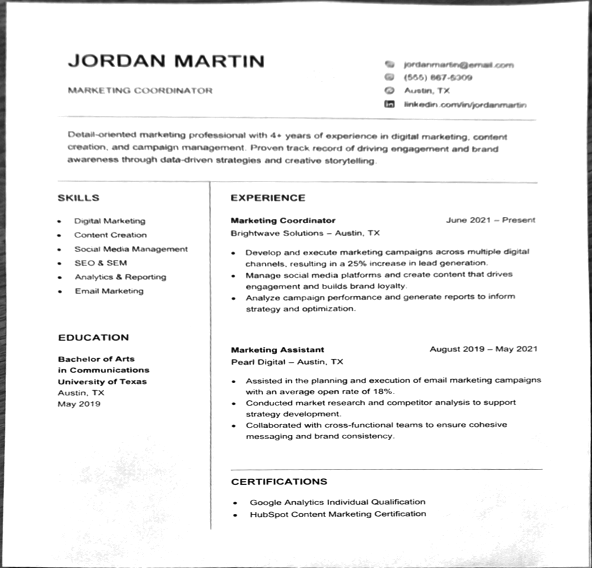
#> input picture bolum1_dokuman_tarama/test_images/cv_jordan_v5.png, 1184 x 1135 px (shown at 1/2 size)
$ python dokuman_tarama.py -i test_images/cv_jordan_v5.png
#> lines starting #> are read from the running program, lines starting #| are printed output that depends on the picture; after the words box and inside, x2 and y2 are one past the last pixel; in counts of white or black regions, pixels touching at a corner belong together
### bolum1_dokuman_tarama/utils.py
"""
Bölüm 1 - Yardımcı Fonksiyonlar
Doküman tarama işlemleri için ortak yardımcı fonksiyonlar.
"""

import cv2
import numpy as np
import os


def resize_image(image, width=500):
    """
    Görüntüyü belirtilen genişliğe oranını koruyarak yeniden boyutlandırır.

    Args:
        image: Giriş görüntüsü (numpy array)
        width: Hedef genişlik (piksel)

    Returns:
        Yeniden boyutlandırılmış görüntü ve oran (ratio)
    """
    h, w = image.shape[:2]
    ratio = width / float(w)
    new_height = int(h * ratio)
    resized = cv2.resize(image, (width, new_height), interpolation=cv2.INTER_AREA)
    return resized, ratio


# [36 lines left out: functions show_image, show_images_side_by_side, not called in this run]


def save_image(image, path):
    """
    Görüntüyü dosyaya kaydeder.

    Args:
        image: Kaydedilecek görüntü
        path: Dosya yolu
    """
    directory = os.path.dirname(path)
    if directory and not os.path.exists(directory):
        os.makedirs(directory)
    cv2.imwrite(path, image)
    print(f"[✓] Görüntü kaydedildi: {path}")


def order_points(pts):
    """
    4 köşe noktasını sıralar: sol-üst, sağ-üst, sağ-alt, sol-alt.

    Bu fonksiyon perspektif dönüşümü için kritiktir.
    Noktalar tutarlı sırada olmazsa warp sonucu bozuk olur.

    Args:
        pts: 4 köşe noktası (4x2 numpy array)

    Returns:
        Sıralanmış köşe noktaları (4x2 float32 array)
    """
    rect = np.zeros((4, 2), dtype="float32")

    # Sol-üst: x+y toplamı en küçük olan nokta
    # Sağ-alt: x+y toplamı en büyük olan nokta
    s = pts.sum(axis=1)
    rect[0] = pts[np.argmin(s)]  # Sol-üst
    rect[2] = pts[np.argmax(s)]  # Sağ-alt

    # Sağ-üst: x-y farkı en küçük olan nokta
    # Sol-alt: x-y farkı en büyük olan nokta
    diff = np.diff(pts, axis=1)
    rect[1] = pts[np.argmin(diff)]  # Sağ-üst
    rect[3] = pts[np.argmax(diff)]  # Sol-alt

    return rect


def four_point_transform(image, pts):
    """
    4 köşe noktası kullanarak perspektif dönüşümü uygular.
    Yamuk (trapezoid) şekli dikdörtgene dönüştürür.

    Args:
        image: Giriş görüntüsü
        pts: 4 köşe noktası

    Returns:
        Perspektif düzeltilmiş görüntü
    """
    rect = order_points(pts)
    (tl, tr, br, bl) = rect

    # Yeni görüntünün genişliğini hesapla
    # Alt kenar genişliği
    widthA = np.sqrt(((br[0] - bl[0]) ** 2) + ((br[1] - bl[1]) ** 2))
    # Üst kenar genişliği
    widthB = np.sqrt(((tr[0] - tl[0]) ** 2) + ((tr[1] - tl[1]) ** 2))
    maxWidth = max(int(widthA), int(widthB))

    # Yeni görüntünün yüksekliğini hesapla
    # Sağ kenar yüksekliği
    heightA = np.sqrt(((tr[0] - br[0]) ** 2) + ((tr[1] - br[1]) ** 2))
    # Sol kenar yüksekliği
    heightB = np.sqrt(((tl[0] - bl[0]) ** 2) + ((tl[1] - bl[1]) ** 2))
    maxHeight = max(int(heightA), int(heightB))

    # Hedef noktalar (düz dikdörtgen)
    dst = np.array([
        [0, 0],
        [maxWidth - 1, 0],
        [maxWidth - 1, maxHeight - 1],
        [0, maxHeight - 1]
    ], dtype="float32")

    # Perspektif dönüşüm matrisi
    M = cv2.getPerspectiveTransform(rect, dst)
    warped = cv2.warpPerspective(image, M, (maxWidth, maxHeight))

    return warped

### bolum1_dokuman_tarama/dokuman_tarama.py
"""
BÖLÜM 1: Doküman Tarama ve Düzeltme
=====================================
Kamera ile çekilmiş bir evrakın:
1. Arka planının maskelenmesi (evrak dışı bölge ayrılır)
2. Kontrastının iyileştirilmesi (zemin beyazlaştırma)
3. Köşe noktalarının belirlenmesi ve trapezoid düzeltme

Kullanım:
    python dokuman_tarama.py --input gorsel.jpg [--output sonuc.jpg] [--debug]
"""

import cv2
import numpy as np
import argparse
import os
import sys

# Modül yolunu ayarla
sys.path.insert(0, os.path.dirname(os.path.abspath(__file__)))
from utils import (
    resize_image, show_image, show_images_side_by_side,
    save_image, order_points, four_point_transform
)


def find_document_contour(image, debug=False):
    """
    Görüntüdeki en büyük dikdörtgensel konturu (evrak) bulur.

    İşlem adımları:
    1. Grayscale dönüşüm
    2. GaussianBlur ile gürültü azaltma
    3. Canny edge detection
    4. Kontur bulma ve filtreleme
    5. En büyük 4 köşeli kontur seçimi

    Args:
        image: Giriş görüntüsü (BGR)
        debug: True ise ara adımları gösterir

    Returns:
        4 köşe noktası (4x2 numpy array) veya None
    """
    # Grayscale dönüşüm
    gray = cv2.cvtColor(image, cv2.COLOR_BGR2GRAY)

    # Gürültü azaltma
    blurred = cv2.GaussianBlur(gray, (5, 5), 0)

    # Kenar tespiti - birden fazla parametre deneriz
    # Otsu ile otomatik eşik belirleme
    v = np.median(blurred)
    lower = int(max(0, (1.0 - 0.33) * v))
    upper = int(min(255, (1.0 + 0.33) * v))
    edged = cv2.Canny(blurred, lower, upper)

    # Kenarları güçlendirmek için dilate
    kernel = cv2.getStructuringElement(cv2.MORPH_RECT, (3, 3))
    edged = cv2.dilate(edged, kernel, iterations=1)

    if debug:
        show_image("1. Kenar Tespiti (Canny)", edged)

    # Konturları bul
    contours, _ = cv2.findContours(
        edged.copy(), cv2.RETR_EXTERNAL, cv2.CHAIN_APPROX_SIMPLE
    )

    # Konturları alana göre büyükten küçüğe sırala
    contours = sorted(contours, key=cv2.contourArea, reverse=True)[:10]

    doc_contour = None

    for contour in contours:
        # Konturu yaklaşık poligona dönüştür
        peri = cv2.arcLength(contour, True)
        approx = cv2.approxPolyDP(contour, 0.02 * peri, True)

        # 4 köşeli mi? (dikdörtgen/yamuk)
        if len(approx) == 4:
            # Minimum alan kontrolü (görüntünün en az %5'i olmalı)
            area = cv2.contourArea(approx)
            img_area = image.shape[0] * image.shape[1]
            if area > img_area * 0.05:
                doc_contour = approx
                break

    if doc_contour is None:
        print("[!] Uyarı: 4 köşeli evrak konturu bulunamadı.")
        print("    Alternatif yöntem deneniyor (adaptive threshold)...")

        # Alternatif: Adaptive threshold ile dene
        thresh = cv2.adaptiveThreshold(
            blurred, 255, cv2.ADAPTIVE_THRESH_GAUSSIAN_C,
            cv2.THRESH_BINARY_INV, 11, 2
        )

        # Morphological kapama
        kernel_close = cv2.getStructuringElement(cv2.MORPH_RECT, (7, 7))
        thresh = cv2.morphologyEx(thresh, cv2.MORPH_CLOSE, kernel_close, iterations=3)

        contours2, _ = cv2.findContours(
            thresh, cv2.RETR_EXTERNAL, cv2.CHAIN_APPROX_SIMPLE
        )
        contours2 = sorted(contours2, key=cv2.contourArea, reverse=True)[:5]

        for contour in contours2:
            peri = cv2.arcLength(contour, True)
            approx = cv2.approxPolyDP(contour, 0.02 * peri, True)
            if len(approx) == 4:
                area = cv2.contourArea(approx)
                img_area = image.shape[0] * image.shape[1]
                if area > img_area * 0.05:
                    doc_contour = approx
                    break

    if doc_contour is not None and debug:
        debug_img = image.copy()
        cv2.drawContours(debug_img, [doc_contour], -1, (0, 255, 0), 3)
        # Köşe noktalarını işaretle
        for point in doc_contour.reshape(4, 2):
            cv2.circle(debug_img, tuple(point.astype(int)), 10, (0, 0, 255), -1)
        show_image("2. Tespit Edilen Evrak Konturu", debug_img)

    return doc_contour


def apply_mask(image, contour):
    """
    Evrak konturunun dışındaki bölgeyi maskeler.
    Sadece evrak alanı kalır, dış alan siyah/beyaz yapılır.

    Args:
        image: Giriş görüntüsü
        contour: Evrak konturu (4 köşe)

    Returns:
        Maskelenmiş görüntü (evrak dışı beyaz)
    """
    # Boş maske oluştur
    mask = np.zeros(image.shape[:2], dtype=np.uint8)

    # Kontur içini beyaz yap
    cv2.drawContours(mask, [contour], -1, 255, -1)

    # Maskeyi uygula
    masked = cv2.bitwise_and(image, image, mask=mask)

    # Dış alanı beyaz yap (evrak tarama görüntüsü için)
    white_bg = np.ones_like(image, dtype=np.uint8) * 255
    inv_mask = cv2.bitwise_not(mask)
    white_area = cv2.bitwise_and(white_bg, white_bg, mask=inv_mask)
    result = cv2.add(masked, white_area)

    return result


def enhance_contrast(image, whiten_background=True, debug=False):
    """
    Evrak görüntüsünün kontrastını iyileştirir (v3).

    Teknik: Morfolojik Arka Plan Çıkarma + Sigmoid Kontrast
    1. Morphological closing ile arka plan tahmini (yazı kenarlarını bozmaz)
    2. Division ile normalize
    3. Sigmoid kontrast eğrisi: beyazları tam beyaz, yazıları keskin siyah yapar
    4. Bilateral filter: kenarları koruyarak gürültü temizler
    5. Unsharp mask: ince ve keskin yazılar

    Args:
        image: Giriş görüntüsü (BGR)
        whiten_background: True ise zemin beyazlaştırılır
        debug: True ise ara adımları gösterir

    Returns:
        Kontrast iyileştirilmiş görüntü
    """
    gray = cv2.cvtColor(image, cv2.COLOR_BGR2GRAY)

    if whiten_background:
        h, w = gray.shape

        # === ADIM 1: Gaussian Arka Plan Tahmini ===
        # Çok büyük kernel ile arka planı tahmin et
        # Büyük kernel = pürüzsüz arka plan, yazı çevresinde halo yok
        kernel_size = max(h, w) // 3
        kernel_size = kernel_size + 1 if kernel_size % 2 == 0 else kernel_size
        kernel_size = max(kernel_size, 101)

        background = cv2.GaussianBlur(gray, (kernel_size, kernel_size), 0)

        if debug:
            show_image("3a. Arka Plan Tahmini", background)

        # === ADIM 2: Division Normalization ===
        # Orijinali arka plana böl → eşit aydınlık
        normalized = cv2.divide(gray, background, scale=255)

        if debug:
            show_image("3b. Normalize", normalized)

        # === ADIM 3: Kontrast ve Gamma ===
        # CLAHE ile yazıları belirginleştir
        clahe = cv2.createCLAHE(clipLimit=2.0, tileGridSize=(8, 8))
        enhanced = clahe.apply(normalized)

        # Gamma: yazıları koyulaştır, zemin beyaz kalsın
        gamma = 0.65
        inv_gamma = 1.0 / gamma
        table = np.array([
            ((i / 255.0) ** inv_gamma) * 255
            for i in range(256)
        ]).astype("uint8")
        enhanced = cv2.LUT(enhanced, table)

        if debug:
            show_image("3c. Kontrast + Gamma", enhanced)

        # === ADIM 4: Keskinleştirme ===
        blurred = cv2.GaussianBlur(enhanced, (0, 0), 1.2)
        sharpened = cv2.addWeighted(enhanced, 1.3, blurred, -0.3, 0)

        # === ADIM 5: Zemin Temizleme ===
        # Açık gri arka planı tertemiz beyaza it
        _, white_mask = cv2.threshold(sharpened, 245, 255, cv2.THRESH_BINARY)
        sharpened = np.where(white_mask == 255, 255, sharpened).astype(np.uint8)

        if debug:
            show_image("3d. Son Sonuç", sharpened)

        result = cv2.cvtColor(sharpened, cv2.COLOR_GRAY2BGR)
        return result

    else:
        # Sadece CLAHE kontrast iyileştirme (beyazlaştırma olmadan)
        lab = cv2.cvtColor(image, cv2.COLOR_BGR2LAB)
        l_channel, a_channel, b_channel = cv2.split(lab)

        clahe = cv2.createCLAHE(clipLimit=2.0, tileGridSize=(8, 8))
        l_enhanced = clahe.apply(l_channel)

        enhanced_lab = cv2.merge([l_enhanced, a_channel, b_channel])
        enhanced = cv2.cvtColor(enhanced_lab, cv2.COLOR_LAB2BGR)

        if debug:
            show_image("3a. CLAHE Kontrast İyileştirme", enhanced)

        return enhanced


def correct_perspective(image, contour, debug=False):
    """
    Evrakın perspektifini düzeltir. Yamuk (trapezoid) şekli
    düz dikdörtgene dönüştürür.

    Args:
        image: Giriş görüntüsü
        contour: 4 köşe noktası
        debug: True ise ara adımları gösterir

    Returns:
        Perspektif düzeltilmiş görüntü
    """
    # Kontur noktalarını düzleştir
    pts = contour.reshape(4, 2).astype("float32")

    # Perspektif dönüşümü uygula
    warped = four_point_transform(image, pts)

    if debug:
        show_image("4. Perspektif Düzeltme", warped)

    return warped


def scan_document(image_path, output_path=None, debug=False, whiten=True):
    """
    Ana doküman tarama pipeline'ı.

    İşlem sırası:
    1. Görüntüyü yükle
    2. Evrak konturunu bul
    3. Arka planı maskele
    4. Perspektif düzelt (trapezoid → dikdörtgen)
    5. Kontrast iyileştir ve zemin beyazlat
    6. Sonucu kaydet

    Args:
        image_path: Giriş görüntüsünün dosya yolu
        output_path: Çıkış dosya yolu (None ise otomatik isim verilir)
        debug: True ise tüm ara adımlar gösterilir
        whiten: True ise zemin beyazlaştırılır

    Returns:
        İşlenmiş görüntü (numpy array)
    """
    # 1. Görüntüyü yükle
    print(f"\n{'='*60}")
    print(f"  BÖLÜM 1: DOKÜMAN TARAMA VE DÜZELTME")
    print(f"{'='*60}")
    print(f"\n[1/5] Görüntü yükleniyor: {image_path}")

    original = cv2.imread(image_path)
    if original is None:
        print(f"[✗] Hata: Görüntü yüklenemedi: {image_path}")
        return None

    print(f"      Boyut: {original.shape[1]}x{original.shape[0]} piksel")

    if debug:
        show_image("0. Orijinal Görüntü", original)

    # İşlem için yeniden boyutlandır (performans için)
    resized, ratio = resize_image(original, width=500)

    # 2. Evrak konturunu bul
    print("[2/5] Evrak konturu tespit ediliyor...")
    contour = find_document_contour(resized, debug=debug)

    if contour is None:
        print("[✗] Evrak konturu bulunamadı!")
        print("    İpucu: Evrakın arka plandan net ayrıldığından emin olun.")
        print("    Alternatif: Kontrastlı bir zemin üzerinde tekrar çekin.")
        return None

    print("[✓] Evrak konturu bulundu!")

    # Konturu orijinal boyuta geri ölçekle
    contour_original = (contour.astype("float") / ratio).astype("int")

    # 3. Arka planı maskele
    print("[3/5] Arka plan maskeleniyor...")
    masked = apply_mask(original, contour_original)

    if debug:
        show_image("2. Maskelenmiş Görüntü", masked)

    # 4. Perspektif düzeltme
    print("[4/5] Perspektif düzeltiliyor (trapezoid → dikdörtgen)...")
    warped = correct_perspective(original, contour_original, debug=debug)

    # Köşe noktalarını raporla
    pts = order_points(contour_original.reshape(4, 2).astype("float32"))
    print(f"      Köşe noktaları:")
    print(f"        Sol-Üst:  ({pts[0][0]:.0f}, {pts[0][1]:.0f})")
    print(f"        Sağ-Üst:  ({pts[1][0]:.0f}, {pts[1][1]:.0f})")
    print(f"        Sağ-Alt:  ({pts[2][0]:.0f}, {pts[2][1]:.0f})")
    print(f"        Sol-Alt:  ({pts[3][0]:.0f}, {pts[3][1]:.0f})")

    # 5. Kontrast iyileştirme
    print("[5/5] Kontrast iyileştiriliyor ve zemin beyazlatılıyor...")
    result = enhance_contrast(warped, whiten_background=whiten, debug=debug)

    # Sonucu kaydet
    if output_path is None:
        base, ext = os.path.splitext(image_path)
        output_path = f"{base}_taranmis{ext}"

    save_image(result, output_path)

    print(f"\n[✓] İşlem tamamlandı!")
    print(f"    Sonuç boyutu: {result.shape[1]}x{result.shape[0]} piksel")

    if debug:
        show_images_side_by_side(
            ["Orijinal", "Taranmış"],
            [original, result]
        )

    return result


# [62 lines left out: function create_test_image, not called in this run]


def main():
    parser = argparse.ArgumentParser(
        description="Bölüm 1: Doküman Tarama ve Düzeltme",
        formatter_class=argparse.RawDescriptionHelpFormatter,
        epilog="""
Örnekler:
  python dokuman_tarama.py --input evrak.jpg
  python dokuman_tarama.py --input evrak.jpg --output taranmis.jpg --debug
  python dokuman_tarama.py --test
        """
    )
    parser.add_argument("--input", "-i", type=str, help="Giriş görüntüsü yolu")
    parser.add_argument("--output", "-o", type=str, help="Çıkış görüntüsü yolu")
    parser.add_argument("--debug", "-d", action="store_true", help="Ara adımları göster")
    parser.add_argument("--test", "-t", action="store_true", help="Sentetik test görüntüsü ile çalıştır")
    parser.add_argument("--no-whiten", action="store_true", help="Zemin beyazlaştırmayı kapat")

    args = parser.parse_args()

    if args.test:
        # Sentetik test görüntüsü oluştur ve işle
        test_path = create_test_image()
        result = scan_document(test_path, debug=args.debug, whiten=not args.no_whiten)
    elif args.input:
        if not os.path.exists(args.input):
            print(f"[✗] Hata: Dosya bulunamadı: {args.input}")
            sys.exit(1)
        result = scan_document(
            args.input,
            output_path=args.output,
            debug=args.debug,
            whiten=not args.no_whiten
        )
#> in scan_document, original is the input picture: shape (1135, 1184, 3); min 0, max 255, mean 241.7
#|       Boyut: 1184x1135 piksel
#> in resize_image, `resized = cv2.resize(image, (width, new_height), interpolation=cv2.INT..`:
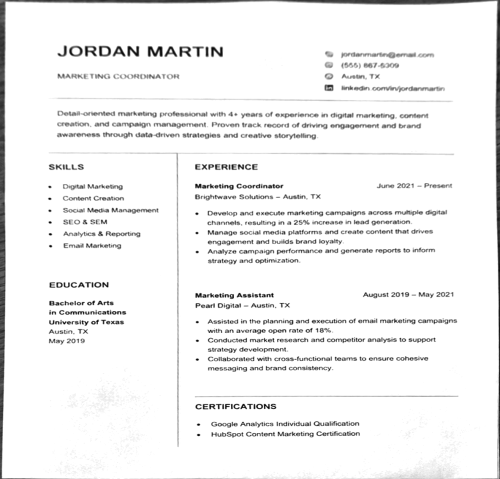
#> resized: shape (479, 500, 3); min 4, max 255, mean 241.7
#> in scan_document, `resized, ratio = resize_image(original, width=500)`: ratio = 0.422
#> in find_document_contour, `blurred = cv2.GaussianBlur(gray, (5, 5), 0)`:
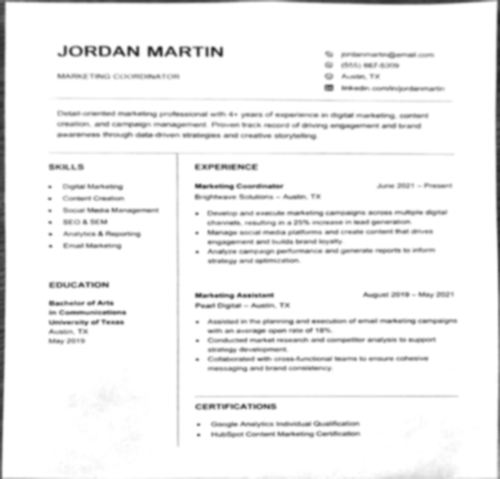
#> blurred: shape (479, 500); min 33, max 255, mean 241.8
#> in find_document_contour, `v = np.median(blurred)`: v = 255
#> in find_document_contour, `lower = int(max(0, (1.0 - 0.33) * v))`: lower = 170
#> in find_document_contour, `upper = int(min(255, (1.0 + 0.33) * v))`: upper = 255
#> in find_document_contour, `edged = cv2.Canny(blurred, lower, upper)`:
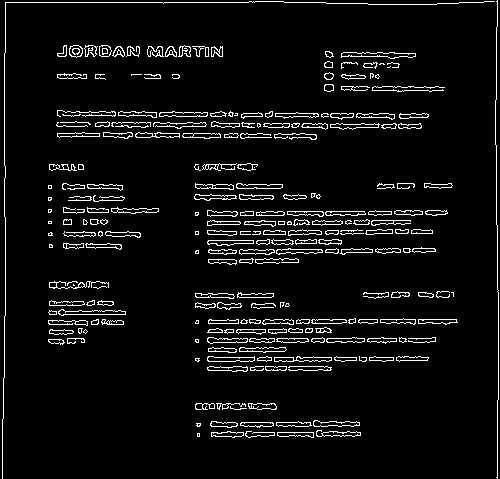
#> edged: shape (479, 500); 5.8% white in thin lines or dots
#> in find_document_contour, `edged = cv2.dilate(edged, kernel, iterations=1)`:
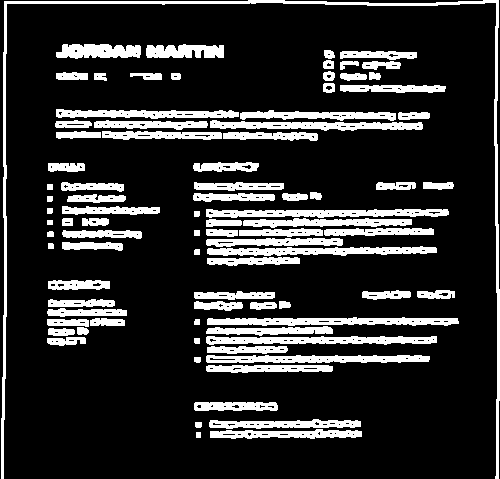
#> edged: shape (479, 500); 17.8% white; 87 white regions
#> in find_document_contour, `contours, _ = cv2.findContours( edged.copy(), cv2.RETR_EXTERNAL, cv2.C..`: contours = 87 contours; largest, box (x1, y1, x2, y2) and area: (1, 0, 500, 479) 2944, (207, 317, 459, 326) 1445, (206, 209, 449, 218) 1399, (206, 336, 437, 345) 1348, (207, 246, 437, 256) 1319
#> in find_document_contour, `contours = sorted(contours, key=cv2.contourArea, reverse=True)[:10]`: contours = 10 contours; largest, box (x1, y1, x2, y2) and area: (1, 0, 500, 479) 2944, (207, 317, 459, 326) 1445, (206, 209, 449, 218) 1399, (206, 336, 437, 345) 1348, (207, 246, 437, 256) 1319
#> the loop in find_document_contour, `for contour in contours:` made 10 passes
#> (peri, approx) on passes 2 to 9: (534.4, [[458, 321], [207, 324]]), (521.7, [[206, 209], [448, 214]]), (492.1, [[206, 337], [436, 342]]), (495.8, [[436, 248], [207, 253]]), (476.7, [[206, 356], [429, 359]]), (461.1, [[210, 121], [422, 128]]), (397.8, [[56, 109], [238, 116]]), (367.5, [[243, 221], [411, 224]])
#> in find_document_contour, `thresh = cv2.morphologyEx(thresh, cv2.MORPH_CLOSE, kernel_close, itera..`:
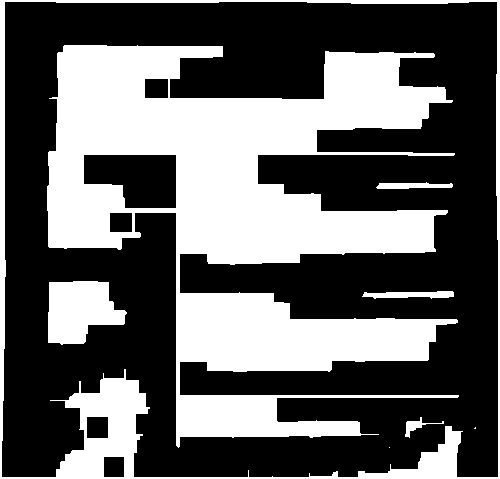
#> thresh: shape (479, 500); 38.5% white; 8 white regions (2 under 20 px), largest, box (x1, y1, x2, y2) and area: (47, 45, 459, 448) 74590, (0, 0, 500, 479) 12979, (48, 281, 127, 345) 3634, (362, 291, 454, 299) 508, (376, 182, 453, 189) 386, (405, 417, 444, 438) 205
#> in find_document_contour, `contours2, _ = cv2.findContours( thresh, cv2.RETR_EXTERNAL, cv2.CHAIN_..`: contours2 = [[[0, 0], [0, 478], [499, 478], [499, 0]]]
#> the loop in find_document_contour, `for contour in contours2:` made 1 pass
#> (peri, area, img_area, doc_contour) on pass 1: (1954, 238522, 239500, [[0, 0], [0, 478], [499, 478], [499, 0]])
#> in scan_document, `contour = find_document_contour(resized, debug=debug)`: contour = [[0, 0], [0, 478], [499, 478], [499, 0]]
#> in scan_document, `contour_original = (contour.astype("float") / ratio).astype("int")`: contour_original = [[0, 0], [0, 1131], [1181, 1131], [1181, 0]]
#> in apply_mask, `cv2.drawContours(mask, [contour], -1, 255, -1)`:
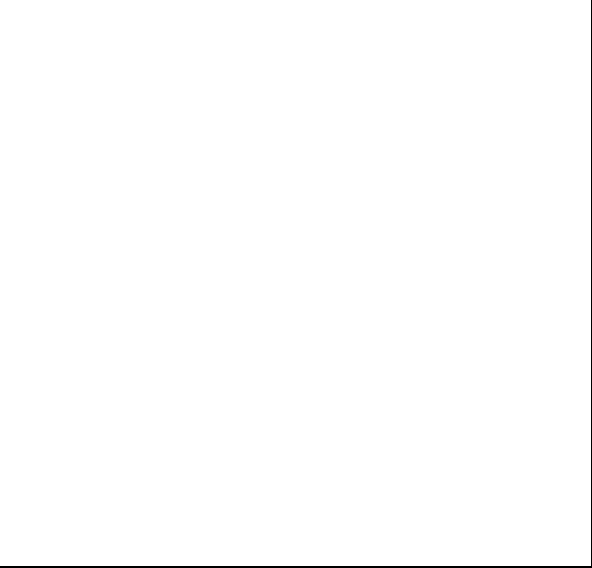
#> mask: shape (1135, 1184) (shown at 1/2 size); 99.6% white; 1 black region, box (x1, y1, x2, y2) and area: (0, 0, 1184, 1135) 5816
#> in order_points, `s = pts.sum(axis=1)`: s = [0, 1131, 2312, 1181]
#> in order_points, `diff = np.diff(pts, axis=1)`: diff = [0, 1131, -50, -1181]
#> in four_point_transform, `rect = order_points(pts)`: rect = [[0, 0], [1181, 0], [1181, 1131], [0, 1131]]
#> in four_point_transform, `(tl, tr, br, bl) = rect`: tl = [0, 0]; tr = [1181, 0]; br = [1181, 1131]; bl = [0, 1131]
#> in four_point_transform, `widthA = np.sqrt(((br[0] - bl[0]) ** 2) + ((br[1] - bl[1]) ** 2))`: widthA = 1181
#> in four_point_transform, `heightA = np.sqrt(((tr[0] - br[0]) ** 2) + ((tr[1] - br[1]) ** 2))`: heightA = 1131
#> in four_point_transform, `dst = np.array([ [0, 0], [maxWidth - 1, 0], [maxWidth - 1, maxHeight -..`: dst = [[0, 0], [1180, 0], [1180, 1130], [0, 1130]]
#> in four_point_transform, `M = cv2.getPerspectiveTransform(rect, dst)`: M = [[0.999, 0, 0], [0, 0.999, 0], [0, 0, 1]]
#> in four_point_transform, `warped = cv2.warpPerspective(image, M, (maxWidth, maxHeight))`:
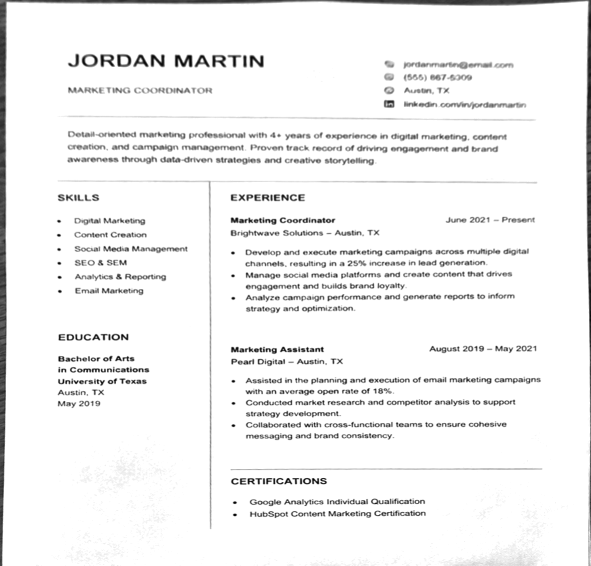
#> warped: shape (1131, 1181, 3) (shown at 1/2 size); min 0, max 255, mean 242
#> in scan_document, `pts = order_points(contour_original.reshape(4, 2).astype("float32"))`: pts = [[0, 0], [1181, 0], [1181, 1131], [0, 1131]]
#|         Sol-Üst:  (0, 0)
#> (the rest of the program and of its run is left out)
